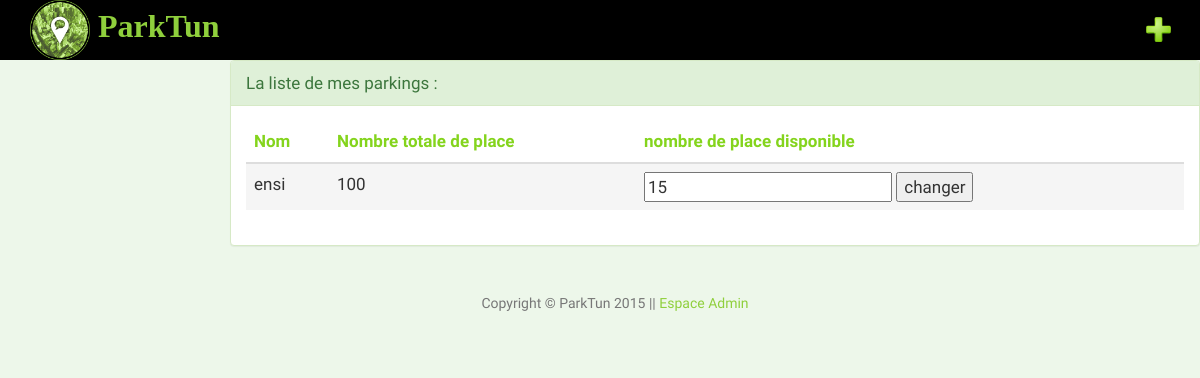
The app's page /car/gerer/ (signed in) with its own data.
### car/models.py (models this page shows)
class parking(models.Model):
	namepark    =models.CharField(max_length = 128)
	proprietaire=models.ForeignKey(owner)
	nbrplace    =models.IntegerField(default=0,validators=[MinValueValidator(0),MaxValueValidator(10000)])
	place       =models.CharField(max_length=200)     # adresse
	position    =GeopositionField()
	telephone   = models.CharField(max_length = 8)
	prix    =models.IntegerField(default=0,validators=[MinValueValidator(0), MaxValueValidator(500000)])
	accept      = models.BooleanField(default=False)
	nbplacevide  =models.IntegerField(default=0)

### car/views.py (the view)
@login_required
def gerer(request):
	context   =  RequestContext(request)
	if request.method == "GET":
		if request.user is not None:
			ownercon = owner.objects.get(username=request.user.username)
		list_park=parking.objects.filter(proprietaire=ownercon, accept=True)
	elif request.method == "POST":
		if request.user is not None:
			ownercon = owner.objects.get(username=request.user.username)
		list_park=parking.objects.filter(proprietaire=ownercon, accept=True)
		for i in list_park :
			nbpv = str(i.id)
			f=request.POST[nbpv]
			i.nbplacevide =f
			i.save()
		return accueil(request)
	return render_to_response('car/gerer_parking.html',{'list_park':list_park},context)

### template/car/gerer_parking.html (shortened to what this page needs)
{% extends 'car/base.html' %}
{% block body_block %}
<div class="span2"></div>
<div class="span10">
<div class="hero-unit">
	{% if list_park %}
<div class="panel panel-success">
  <div class="panel-heading">La liste de mes parkings :</div>
 <div class="panel-body">
<table class="table">
    <thead>
        <tr>
            <th><font  color="#84D41D">Nom</font></th>
            <th><font  color="#84D41D">Nombre totale de place</font></th>
            <th><font color="#84D41D">nombre de place disponible</font></th>
        </tr>
    </thead>
<tbody>
	{% for parking  in list_park %}
<tr class="active">
            <td>{{ parking.namepark }}</td>
            <td> {{ parking.nbrplace }}</td>
<td>
<form id="gerer" method="post" action="/car/gerer/">
 <input type="number" name="{{ parking.id}}" value="{{ parking.nbplacevide }}" max="{{ parking.nbrplace }}" / >
<button align ="center" type="submit">changer</button>
</td>
	{% endfor %}
</tbody>
</table>
</div></div> </div>
	{% else %}
	<div class="span9">
	<h1>vous n'avez auccun parking ! </h1>
	<p > si vous voulez ajouter un parking<a href="/car/add_parking"> cliquer ici </p>
	</div>
	{% endif %}
</div></div>
{% endblock %}

### static/css/stylish-portfolio.css (style rules this page uses)
html, body { width: 100%; height: 100%; }
body { font-family: "Source Sans Pro","Helvetica Neue",Helvetica,Arial,sans-serif; }

### static/css/agency.css (style rules this page uses)
body { overflow-x: hidden; font-family: "Roboto Slab","Helvetica Neue",Helvetica,Arial,sans-serif; }
body { webkit-tap-highlight-color: #fed136; }

### static/css/main.css (style rules this page uses)
body { font-family: 'Dosis', sans-serif; font-size: 17px; }

### records on screen
parking: namepark "ensi", nbrplace "100", nbplacevide "15"
